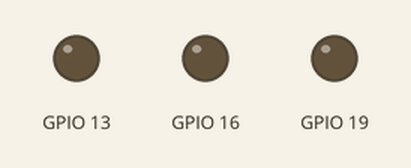
Simulated run of this program. Board: Raspberry Pi (BCM pin numbers). Parts: output pins drawn as LEDs (lit = HIGH). At 6.0 s the program stops and its outputs stay as they are.

Above: at 0.05 s.
At 0.55 s:
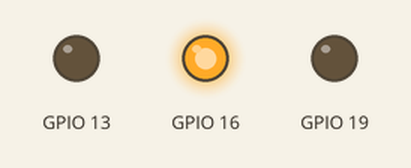
At 0.75 s:
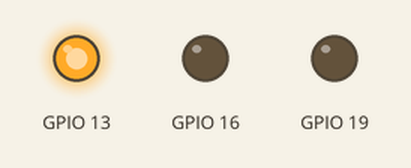
At 1.45 s:
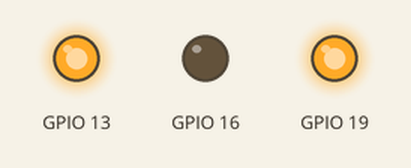
At 2.15 s:
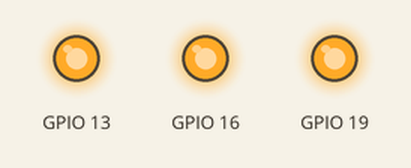
At 2.85 s:
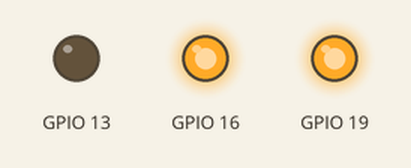
Timing chart, 0 to 3.1 s (numbered marks = the images above):
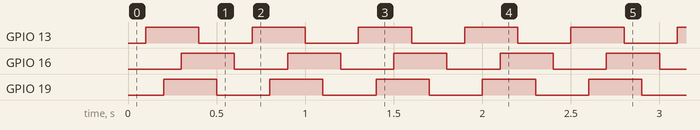

The program:

blink.py
```python
import RPi.GPIO as G
import time

G.setmode(G.BCM)
G.setup(13, G.OUT)
G.setup(19, G.OUT)
G.setup(16, G.OUT)

delay = 0.1
i = 0
while(i < 10):
    i += 1;
    time.sleep(delay)
    G.output(13, G.HIGH)
    time.sleep(delay)
    G.output(19, G.HIGH)
    time.sleep(delay)
    G.output(16, G.HIGH)
    time.sleep(delay)
    G.output(13, G.LOW)
    time.sleep(delay)
    G.output(19, G.LOW)
    time.sleep(delay)
    G.output(16, G.LOW)

G.cleanup()
```

Measured:
- by itself, GPIO 13, GPIO 16, GPIO 19: alternates HIGH for 0.30 s and LOW for 0.30 s, 20 changes in all, then stays LOW
- by itself, everything shown: repeats every 0.60 s, in 6 steps
